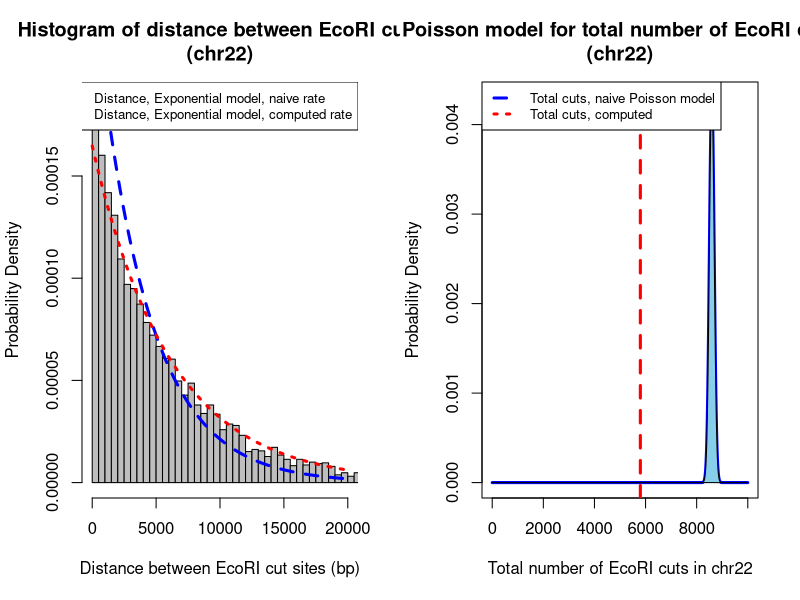

R code for this plot:
## Read in positions of EcoRI cut sites (generated by Perl)
setwd("~/Desktop/Bootcamp") # Change this to the directory containing your ecoRI_sites_chr22.txt file
pos <- read.table("ecoRI_sites_chr22.txt", header=F)
pos <- pos[,1] # convert single column table to vector
pos <- sort(pos) # sort the vector in case it was not sorted already
head(pos)

## Compute some useful quantities related to cut sites
lengthChr22 <- 35194600
avgDistPerCutMeasured <- lengthChr22 / length(pos)
avgDistPerCutNaive <- 4^6                           # Under the naive model, a 6-mer DNA sequences will occur 1 in every 4^6 positions
numberOfCutsMeasured <- length(pos)
numberOfCutsNaive <- lengthChr22 / 4^6

## A neat trick for computing the difference between adjacent elements in a vector
dist <- pos[-1] - pos[-length(pos)] # will return a vector of distances between EcoRI sites

## START PDF GRAPHICS BLOCK
pdf("RestrictionEnzymeFragmentSizeDistributions.pdf", width=10, height=5) # everything between here and dev.off() will get printed to a pdf in the current directory

## Set graphical parameters
par(mfrow=c(1,2))
xlim <- c(0,20000)
breaks <- seq(0,200000,500)
col <- c("blue", "red")
lty <- c(2, 3)
lwd <- 3

## Plot histogram of distances between EcoRI cut sites and superimpose exponential models
## "Blue" distribution reflects the cut distances for naive exponential model (1 cut every 4^6 = 4096 bp)
## "Red" distribution reflects the cut distances for exponential model with the computed average cut rate (computed from Perl output)
hist(dist, xlim=xlim, breaks=breaks, col="gray", freq=FALSE, xlab="Distance between EcoRI cut sites (bp)", ylab="Probability Density", main="Histogram of distance between EcoRI cuts\n(chr22)")
curve(dexp(x, rate=1/avgDistPerCutNaive),    add = TRUE, col=col[1], lty=lty[1], lwd=lwd)
curve(dexp(x, rate=1/avgDistPerCutMeasured), add = TRUE, col=col[2], lty=lty[2], lwd=lwd)
legend("topright", legend=c("Distance, Exponential model, naive rate", "Distance, Exponential model, computed rate"), col=col, lty=lty, lwd=lwd, cex=0.8)

## Plot naive Poisson model of total cut site count in chr22 and compare to measured value of total cuts
x <- 0:10000
y <- dpois(0:10000, lambda=numberOfCutsNaive)
plot(x, y, type="l", lwd=lwd, col=col[1], xlab="Total number of EcoRI cuts in chr22", ylab="Probability Density", main="Poisson model for total number of EcoRI cuts\n(chr22)")
abline(v=numberOfCutsMeasured, lwd=lwd, lty=lty[1], col=col[2]) # add a vertical line
polygon(x,y,col="skyblue") # fills in area under the Poisson density curve
legend("topleft", legend=c("Total cuts, naive Poisson model", "Total cuts, computed"), col=col, lty=lty, lwd=lwd, cex=0.8, bg="white")
dev.off()
## END PDF GRAPHICS BLOCK

## Compute a one-tailed p-value for deviation from naive model -- i.e. probability of observing numberOfCutsMeasured or fewer
## under the null hypothesis that numberOfCutsNaive reflects true Poisson rate (1 cut per 4096 bp or ~8600 total cuts in chr22)
ppois(numberOfCutsMeasured, lambda=numberOfCutsNaive)
